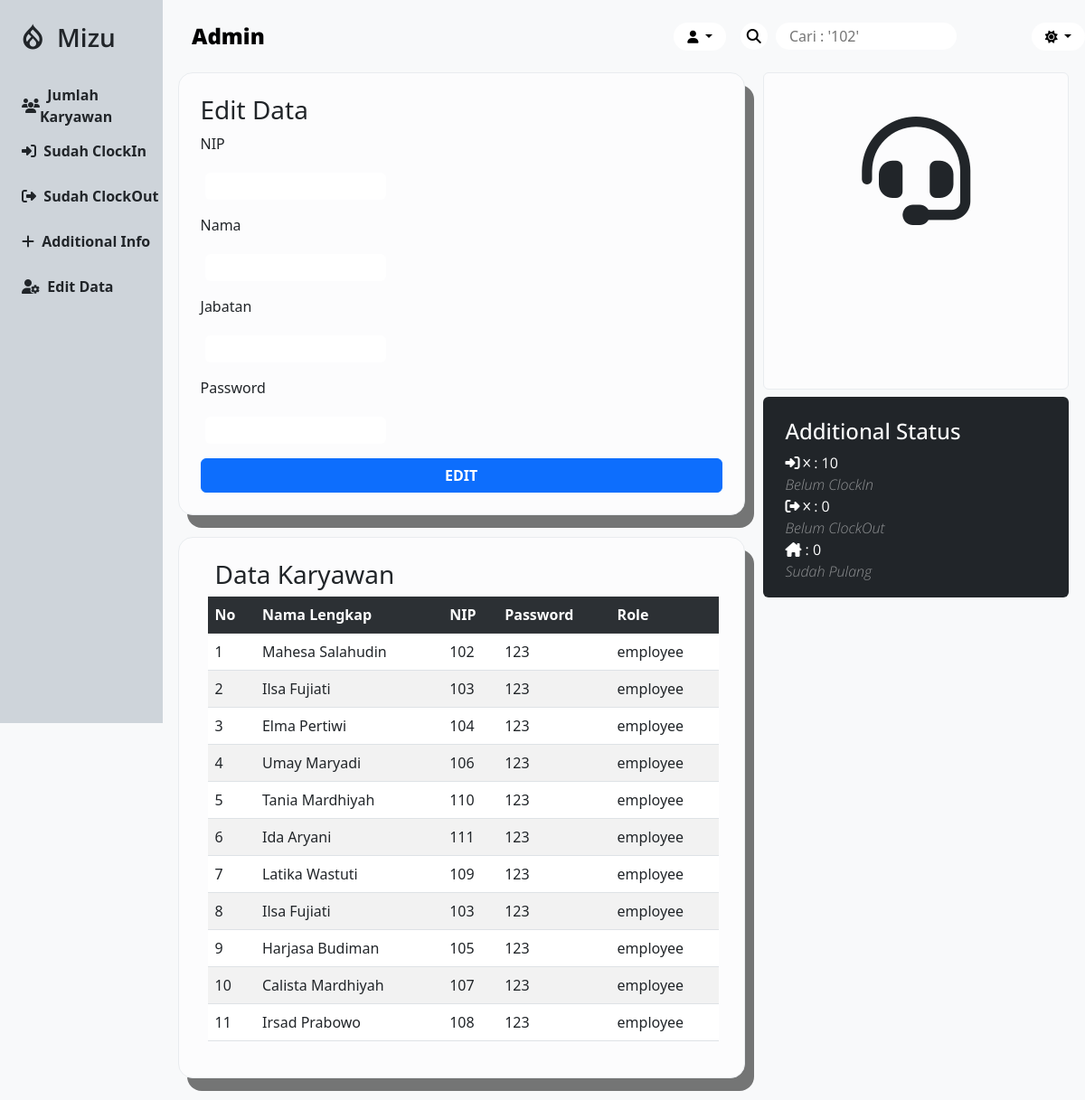
The page /dashboard/edit-data.php on the database its author committed.
### tables this page shows
CREATE TABLE `absensi` (
  `id` int(11) NOT NULL,
  `user_id` int(8) NOT NULL,
  `tgl` varchar(255) DEFAULT NULL,
  `jam_masuk` varchar(255) DEFAULT NULL,
  `jam_keluar` varchar(255) DEFAULT NULL
);

CREATE TABLE `users` (
  `id` int(11) NOT NULL,
  `user_id` int(8) NOT NULL,
  `password` varchar(255) NOT NULL,
  `nama_lengkap` varchar(255) NOT NULL,
  `role` varchar(255) NOT NULL
);

### dashboard/edit-data.php (the view, shortened to what this page needs)
<?php
$tgl = date("Y-m-d");
include("../connection.php");
$sql = "SELECT * FROM users WHERE role = 'employee'";
$result = $db->query($sql);
$jumlah_karyawan = mysqli_num_rows($result);
$sql = "SELECT jam_masuk FROM absensi WHERE tgl = '$tgl'";
$result = $db->query($sql);
$jumlah_data_clockin = mysqli_num_rows($result);
$emp_not_clockin = $jumlah_karyawan - $jumlah_data_clockin;
$sql = "SELECT * FROM users JOIN absensi ON users.user_id = absensi.user_id WHERE absensi.jam_masuk IS NOT NULL AND absensi.tgl = '$tgl' AND absensi.jam_keluar IS NULL ";
$result_belum_clockout = $db->query($sql);
$emp_not_clockout = mysqli_num_rows($result_belum_clockout);
$sql = "SELECT * FROM users JOIN absensi ON users.user_id = absensi.user_id WHERE absensi.jam_masuk IS NOT NULL AND absensi.jam_keluar IS NOT NULL AND absensi.tgl = '$tgl'";
$result_is_home = $db->query($sql);
$emp_home = mysqli_num_rows($result_is_home);
?>
<!DOCTYPE html>
<html lang="en" data-bs-theme="dark">
<head>
    <link rel="stylesheet" href="dashboard-style.css">
    <link href="https://cdn.jsdelivr.net/npm/bootstrap@5.3.0-alpha1/dist/css/bootstrap.min.css" rel="stylesheet">
</head>
<body style="background-color:var(--bs-tertiary-bg)">
    <div class="container-admin">
        <div class="side-navbar" style="background-color: var(--bs-dark-bg-subtle);">
            <nav>
                <ul>
                    <li class="mb-4 d-flex "><a href="./index-admin.php" class="brand"><i class="fa-brands fa-drupal"></i>&nbsp; Mizu</a></li>
                    <li class="nav-item"><a href="./jumlah-karyawan.php" class="fw-semibold"><i class="fa-solid fa-users"></i>&nbsp;&nbsp;Jumlah Karyawan</a></li>
                    <li class="nav-item"><a href="./sudah-clockin.php" class="fw-semibold"><i class="fa-solid fa-right-to-bracket"></i>&nbsp;&nbsp;Sudah ClockIn</a></li>
                    <li class="nav-item"><a href="./sudah-clockout.php" class="fw-semibold"><i class="fa-solid fa-right-from-bracket"></i>&nbsp;&nbsp;Sudah ClockOut</a></li>
                    <li class="nav-item"><a href="./additional-info.php" class="fw-semibold"><i class="fa-solid fa-plus"></i>&nbsp;&nbsp;Additional Info</a></li>
                    <li class="nav-item"><a href="#" class="fw-semibold"><i class="fa-solid fa-user-gear"></i>&nbsp;&nbsp;Edit Data</a></li>
                </ul>
            </nav>
        </div>
        <div class="wrapper-admin" style="background-color:var(--bs-tertiary-bg)">
            <div class="navbar-admin">
                <nav>
                    <ul>
                        <li class="h-100 align-items-center">
                            <a href="./index-admin.php" class="title-admin" style="color:var(--bs-emphasis-color)">Admin</a>
                        </li>
                    </ul>
                    <div class="dropdown">
                        <button class="user-btn btn btn-sm dropdown-toggle" style="color: var(--bs-emphasis-color);
    background-color:var(--bs-body-bg) ;" type="button" data-bs-toggle="dropdown" aria-expanded="false">
                            <i class="fa-solid fa-user"></i>
                        </button>
                    </div>
                    <form class="ms-3" action="search.php" method="POST">
                        <div class="input-navbar-admin">
                            <button name="search" style="color:var(--bs-emphasis-color); background-color:var(--bs-body-bg)" type="submit"><i class="fa-solid fa-magnifying-glass"></i></button>
                            <input name="search_input" type="text" placeholder="Cari : '102'" style="color:var(--bs-emphasis-color); background-color:var(--bs-body-bg)">
                        </div>
                    </form>
                    <div class="dropdown">
                        <button class="user-btn btn btn-sm dropdown-toggle" style="color: var(--bs-emphasis-color);
    background-color:var(--bs-body-bg) ;" type="button" data-bs-toggle="dropdown" aria-expanded="false">
                            <i class="fa-solid fa-sun theme-icon-active" data-theme-icon-active="fa-sun"></i>
                        </button>
                    </div>
                </nav>
            </div>
            <div class="item-admin d-flex ">
                <div class="item-admin-start gap-4 d-flex flex-column justify-content-center align-items-center pb-4" style="width: 65%; height:auto">
                    <div class="additional-item rounded-4 p-4 " style="width:95%; box-shadow: 10px 14px 0px 0px rgba(0,0,0,0.53);
        -webkit-box-shadow: 10px 14px 0px 0px rgba(0,0,0,0.53);
        -moz-box-shadow: 10px 14px 0px 0px rgba(0,0,0,0.53); background-color:var(--bs-light-bg-subtle);color:var(--bs-light-text);border:1px solid var(--bs-light-border-subtle);">
                        <h3>Edit Data</h3>
                        <form class="d-flex flex-column gap-3" action="" method="POST">
                            <p class="mb-1 ">NIP</p>
                            <input class="input-edit rounded-2" name="user_id" type="text">
                            <p class="mb-1">Nama</p>
                            <input class="input-edit rounded-2" name="nama" type="text">
                            <p class="mb-1">Jabatan</p>
                            <input class="input-edit rounded-2" name="role" type="text">
                            <p class="mb-1">Password</p>
                            <input class="input-edit rounded-2" name="password" type="text">
                            <button class="btn btn-primary fw-semibold" type="submit" name="edit">EDIT</button>
                        </form>
                    </div>
                    <div class="additional-item rounded-4 p-4 " style="width:95%; box-shadow: 10px 14px 0px 0px rgba(0,0,0,0.53);
        -webkit-box-shadow: 10px 14px 0px 0px rgba(0,0,0,0.53);
        -moz-box-shadow: 10px 14px 0px 0px rgba(0,0,0,0.53); background-color:var(--bs-light-bg-subtle);color:var(--bs-light-text);border:1px solid var(--bs-light-border-subtle);">
                        <h3 class="ms-3">Data Karyawan</h3>
                        <table class="table table-striped ms-2 me-2 mt-2" style="width:98%">
                            <tr class="tr-header table-dark">
                                <th>No</th>
                                <th>Nama Lengkap</th>
                                <th>NIP</th>
                                <th>Password</th>
                                <th>Role</th>
                            </tr>
                            <?php
                            $sql = "SELECT * FROM users JOIN absensi ON users.user_id = absensi.user_id";
                            $result = $db->query($sql);
                            $no = 1;
                            while ($data = $result->fetch_assoc()) {
                                echo "<tr>";
                                echo "<td>" . $no++ . "</td>";
                                echo "<td>" . $data["nama_lengkap"] . "</td>";
                                echo "<td>" . $data["user_id"] . "</td>";
                                echo "<td>" . $data["password"] . "</td>";
                                echo "<td>" . $data["role"] . "</td>";
                                echo "</tr>";
                            } ?>
                        </table>
                    </div>
                </div>
                <div class="item-admin-end d-flex flex-column ms-1" style="width: 35%;  font-family: 'Open Sans', sans-serif;">
                    <div class="admin-profile p-5 d-flex flex-column align-items-center  rounded-2" style="width:95%; height:351px;color: var(--bs-light-text);background-color:var(--bs-light-bg-subtle);border:1px solid var(--bs-light-border-subtle)">
                        <div class="icon">
                            <h1><i class="fa-solid fa-headset fa-3x"></i></h1>
                        </div>
                    </div>
                    <div class="admin-status d-flex flex-column justify-content-evenly p-4 mt-2 rounded-2" style="width:95%; height:222.3px;background-color:var(--bs-body-color); color: var(--bs-body-bg); ">
                        <h4 style="color: var(--bs-body-bg);">Additional Status</h4>
                        <div class="sisa-clockin d-flex flex-column">
                            <div class="">
                                <i class="fa-solid fa-right-to-bracket"></i>&nbsp;<i class="fa-solid fa-x fa-2xs"></i>&nbsp;:&nbsp;<?= $emp_not_clockin ?>
                            </div>
                            <i class="fw-lighter opacity-50" style="color: var(--bs-body-bg);">Belum ClockIn</i>
                        </div>
                        <div class="sisa-clockout d-flex flex-column">
                            <div class="">
                                <i class="fa-solid fa-right-from-bracket"></i>&nbsp;<i class="fa-solid fa-x fa-2xs"></i>&nbsp;:&nbsp;<?= $emp_not_clockout ?>
                            </div>
                            <i class="fw-lighter opacity-50 fs-6" style="color: var(--bs-body-bg);">Belum ClockOut</i>
                        </div>
                        <div class="sudah-pulang d-flex flex-column">
                            <div class="">
                                <i class="fa-solid fa-house-chimney"></i>&nbsp;:&nbsp;<?= $emp_home ?>
                            </div>
                            <i class="fw-lighter opacity-50 fs-6" style="color: var(--bs-body-bg);">Sudah Pulang</i>
                        </div>
                    </div>
                </div>
            </div>
        </div>
    </div>
</body>
</html>

### dashboard/dashboard-style.css (style rules this page uses)
*, html, body { padding: 0; margin: 0; box-sizing: border-box; }
.container-admin { min-width: 100%; height: auto; display: flex; }
.side-navbar { position: fixed; height: 100vh; width: 15%; }
.side-navbar nav { margin-top: 18px; }
.side-navbar ul { padding-left: 1.5rem; }
.side-navbar ul li { list-style-type: none; height: 50px; display: flex; align-items: center; }
.brand { font-family: "Open sans", sans-serif; font-size: 28px; font-weight: 600; margin-bottom: 5px; }
.side-navbar ul li a { display: flex; align-items: center; width: 100%; height: 100%; cursor: pointer; text-decoration: none; color: var(--bs-dark-text); transition: all .2s ease-in; }
.wrapper-admin { margin-left: 15%; width: 85%; height: 100vh; }
.navbar-admin { width: 100%; height: 80px; display: flex; align-items: center; }
.navbar-admin nav { width: 100%; display: flex; align-items: center; }
.navbar-admin nav ul { list-style-type: none; text-decoration: none; width: 59%; margin-bottom: 0; }
.navbar-admin nav ul li a { text-decoration: none; color: black; font-size: 24px; font-family: "Open Sans", "sans-serif"; }
.title-admin { font-weight: 800; }
.user-btn { border: none !important; padding: 5px 15px !important; border-radius: 30px !important ; font-weight: 600 !important; }
.input-navbar-admin { width: 322px; }
.input-navbar-admin button { height:30px; width:30px; border-radius:30px; border: none; }
.input-navbar-admin input { border: none; margin-left:5px ; padding: 0 15px; border-radius: 30px; height: 30px; width: 200px; transition: all .2s ease-in-out; }
.input-edit { border: none; margin-left:5px ; padding: 0 15px; height: 30px; width: 200px; transition: all .2s ease-in-out; color:var(--bs-emphasis-color); background-color:var(--bs-body-bg) }

### rows shown on the page
absensi: users.nama_lengkap "Mahesa Salahudin", user "102", users.password "123", users.role "employee"
absensi: users.nama_lengkap "Ilsa Fujiati", user "103", users.password "123", users.role "employee"
absensi: users.nama_lengkap "Elma Pertiwi", user "104", users.password "123", users.role "employee"
absensi: users.nama_lengkap "Umay Maryadi", user "106", users.password "123", users.role "employee"
absensi: users.nama_lengkap "Tania Mardhiyah", user "110", users.password "123", users.role "employee"
absensi: users.nama_lengkap "Ida Aryani", user "111", users.password "123", users.role "employee"
absensi: users.nama_lengkap "Latika Wastuti", user "109", users.password "123", users.role "employee"
absensi: users.nama_lengkap "Ilsa Fujiati", user "103", users.password "123", users.role "employee"
absensi: users.nama_lengkap "Harjasa Budiman", user "105", users.password "123", users.role "employee"
absensi: users.nama_lengkap "Calista Mardhiyah", user "107", users.password "123", users.role "employee"
absensi: users.nama_lengkap "Irsad Prabowo", user "108", users.password "123", users.role "employee"

### other values the page prints
$emp_not_clockin "10"
$emp_not_clockout "0"
$emp_home "0"
